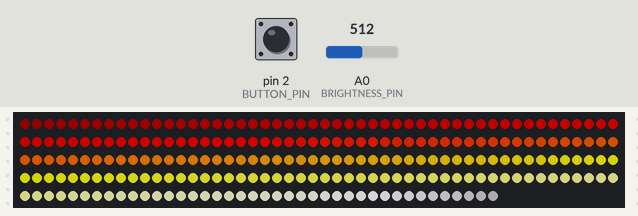
Simulated run of this sketch. Board: Arduino Uno, built with avr-gcc and run on an emulated ATmega328P. On the bench: 240 RGB LEDs in strip order, left to right, continuing on the next row. The inputs (shaded band) are chosen by the test bench; at power-on: A0 (BRIGHTNESS_PIN) = 512, pin 2 (BUTTON_PIN) HIGH. Dim RGB values are drawn brighter than linear.

Above: at 3.2 s.
3.3 s: A0 (BRIGHTNESS_PIN) set to 0
At 4.1 s:
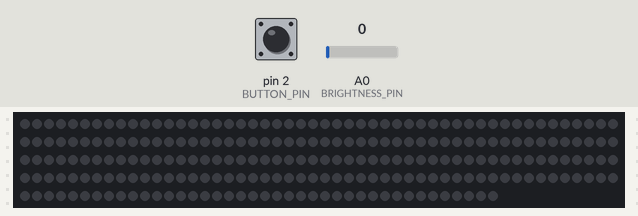
4.8 s: A0 (BRIGHTNESS_PIN) set to 16
At 5.01 s:
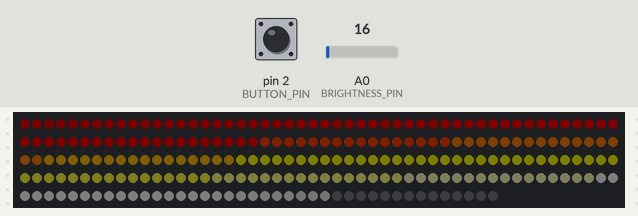
6.6 s: pin 2 (BUTTON_PIN) pulled LOW for 0.15 s
At 6.82 s:
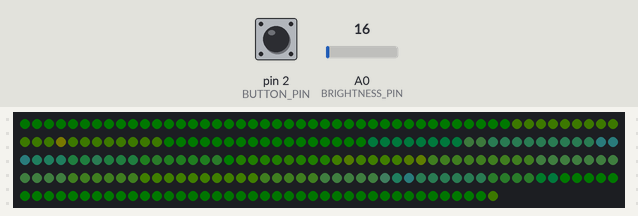
8.6 s: pin 2 (BUTTON_PIN) pulled LOW for 1 s
At 9.76 s:
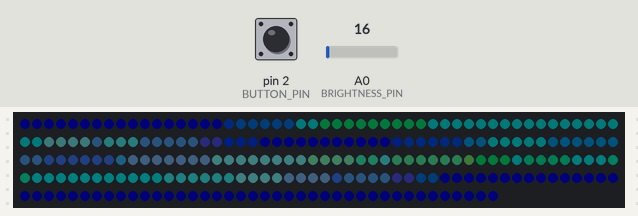
11.5 s: pin 2 (BUTTON_PIN) pulled LOW for 0.15 s
At 11.8 s:
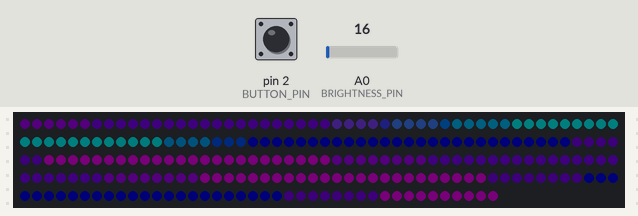
13.5 s: pin 2 (BUTTON_PIN) pulled LOW for 3.2 s
At 16.79 s:
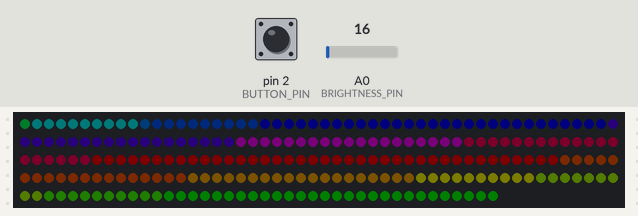

The sketch:

LEDscarf.ino
```cpp
      #include <FastLED.h>

#define LED_PIN      6   // which pin your pixels are connected to
#define NUM_LEDS    240   // how many LEDs you have (60/m)
#define BRIGHTNESS 255   // 0-255, higher number is brighter.
#define BRIGHTNESS_PIN A0   // 0-255, higher number is brighter.
#define SATURATION 255   // 0-255, 0 is pure white, 255 is fully saturated color
#define SPEED       10   // How fast the colors move.  Higher numbers = faster motion
#define STEPS        1   // How wide the bands of color are.  1 = more like a gradient, 10 = more like stripes
#define BUTTON_PIN   2   // button is connected to pin 2 and GND

#define COLOR_ORDER GRB  // Try mixing up the letters (RGB, GBR, BRG, etc) for a whole new world of color combinations

CRGB leds[NUM_LEDS];
CRGBPalette16 currentPalette;
CRGBPalette16 targetPalette( PartyColors_p );
TBlendType    currentBlending;
int ledMode = 0;


//FastLED comes with several palettes pre-programmed.  I like purple a LOT, and so I added a custom purple palette.

const TProgmemPalette16 PurpleColors_p PROGMEM =
{
  CRGB::Purple,
  CRGB::Purple,
  CRGB::MidnightBlue,
  CRGB::MidnightBlue,

  CRGB::Purple,
  CRGB::Purple,
  CRGB::BlueViolet,
  CRGB::BlueViolet,

  CRGB::DarkTurquoise,
  CRGB::DarkTurquoise,
  CRGB::DarkBlue,
  CRGB::DarkBlue,

  CRGB::Purple,
  CRGB::Purple,
  CRGB::BlueViolet,
  CRGB::BlueViolet
};


unsigned long keyPrevMillis = 0;
const unsigned long keySampleIntervalMs = 25;
byte longKeyPressCountMax = 80;    // 80 * 25 = 2000 ms
byte longKeyPressCount = 0;

byte prevKeyState = HIGH;         // button is active low

void setup() {
  delay( 2000 ); // power-up safety delay
  FastLED.addLeds<WS2812B, LED_PIN, COLOR_ORDER>(leds, NUM_LEDS).setCorrection( TypicalLEDStrip );
  FastLED.setBrightness(  BRIGHTNESS );
  currentBlending =LINEARBLEND;
  pinMode(BUTTON_PIN, INPUT_PULLUP);
}

void loop() {

  int brightValue = analogRead(BRIGHTNESS_PIN)/4;
  FastLED.setBrightness(brightValue);

  byte currKeyState = digitalRead(BUTTON_PIN);

  if ((prevKeyState == LOW) && (currKeyState == HIGH)) {
    shortKeyPress();
  }
  prevKeyState = currKeyState;

  static uint8_t startIndex = 0;
  startIndex = startIndex + 1; /* motion speed */

  switch (ledMode) {

  case 0:
    currentPalette = HeatColors_p;    //Red & Yellow, Fire Colors
    break;
  case 1:
    currentPalette = ForestColors_p;    //Foresty greens and yellows
    break;
  case 2:
    currentPalette = OceanColors_p;  //Oceans are pretty and filled with mermaids
    break;
  case 3:
    currentPalette = PurpleColors_p;  //My custom palette from above
    break;
  case 4:
    currentPalette = RainbowColors_p;  //All the colors!
    break;
  case 5:
    currentPalette = RainbowStripeColors_p;   //Rainbow stripes
    break;
  case 6:
    currentPalette = PartyColors_p; //All the colors except the greens, which make people look a bit washed out
    break;
  }

  FillLEDsFromPaletteColors( startIndex);
  FastLED.show();
  FastLED.delay(1000 / SPEED);
}

void FillLEDsFromPaletteColors( uint8_t colorIndex) {
  for( int i = 0; i < NUM_LEDS; i++) {
    leds[i] = ColorFromPalette( currentPalette, colorIndex, BRIGHTNESS, currentBlending);
    colorIndex += STEPS;
  }
}

void shortKeyPress() {
  ledMode++;
  if (ledMode > 6) {
    ledMode=0;
  }
}
```

Measured:
- after the input at 3.3 s, the LEDs: change after 0.07 s (image 1)
- after the input at 4.8 s, the LEDs: first change after 0.06 s (image 2 shows a later state)
- after the input at 6.6 s, the LEDs: first differ from a run without the input after 0.17 s (image 3)
- after the input at 8.6 s, the LEDs: first differ from a run without the input after 1.1 s (image 4)
- after the input at 11.5 s, the LEDs: first differ from a run without the input after 0.25 s (image 5)
- after the input at 13.5 s, the LEDs: first differ from a run without the input after 3.2 s (image 6)
